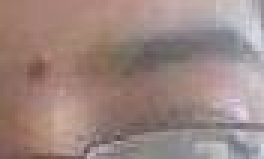
#> input picture LIP READER 0.3/testdata/word/mouth34.jpg, 88 x 53 px, found by its file name (shown 3 times larger)
$ python corners.py
#> lines starting #> are read from the running program, lines starting #| are printed output that depends on the picture; after the words box and inside, x2 and y2 are one past the last pixel; in counts of white or black regions, pixels touching at a corner belong together
### LipContour/Harris/harris.py
from pylab import *

from scipy import *
from scipy import signal

def gauss_kernel(size, sizey = None):
    """ Returns a normalized 2D gauss kernel array for convolutions """
    size = int(size)
    if not sizey:
        sizey = size
    else:
        sizey = int(sizey)
    x, y = mgrid[-size:size+1, -sizey:sizey+1]
    g = exp(-(x**2/float(size)+y**2/float(sizey)))
    return g / g.sum()

def gauss_derivative_kernels(size, sizey=None):
    """ returns x and y derivatives of a 2D
        gauss kernel array for convolutions """
    size = int(size)
    if not sizey:
        sizey = size
    else:
        sizey = int(sizey)
    y, x = mgrid[-size:size+1, -sizey:sizey+1]

    #x and y derivatives of a 2D gaussian with standard dev half of size
    # (ignore scale factor)
    gx = - x * exp(-(x**2/float((0.5*size)**2)+y**2/float((0.5*sizey)**2)))
    gy = - y * exp(-(x**2/float((0.5*size)**2)+y**2/float((0.5*sizey)**2)))

    return gx,gy

def gauss_derivatives(im, n, ny=None):
    """ returns x and y derivatives of an image using gaussian
        derivative filters of size n. The optional argument
        ny allows for a different size in the y direction."""

    gx,gy = gauss_derivative_kernels(n, sizey=ny)

    imx = signal.convolve(im,gx, mode='same')
    imy = signal.convolve(im,gy, mode='same')

    return imx,imy


def compute_harris_response(image):
    """ compute the Harris corner detector response function
        for each pixel in the image"""

    #derivatives
    imx,imy = gauss_derivatives(image, 3)

    #kernel for blurring
    gauss = gauss_kernel(3)

    #compute components of the structure tensor
    Wxx = signal.convolve(imx*imx,gauss,mode='same')
    Wxy = signal.convolve(imx*imy,gauss,mode='same')
    Wyy = signal.convolve(imy*imy,gauss,mode='same')

    #determinant and trace
    Wdet = Wxx*Wyy - Wxy**2
    Wtr = Wxx + Wyy

    return Wdet / Wtr

def get_harris_points(harrisim, min_distance=10, threshold=0.1):
    """ return corners from a Harris response image
        min_distance is the minimum nbr of pixels separating
        corners and image boundary"""

    #find top corner candidates above a threshold
    corner_threshold = max(harrisim.ravel()) * threshold
    harrisim_t = (harrisim > corner_threshold) * 1

    #get coordinates of candidates
    candidates = harrisim_t.nonzero()
    coords = [ (candidates[0][c],candidates[1][c]) for c in range(len(candidates[0]))]
    #...and their values
    candidate_values = [harrisim[c[0]][c[1]] for c in coords]

    #sort candidates
    index = argsort(candidate_values)

    #store allowed point locations in array
    allowed_locations = zeros(harrisim.shape)
    allowed_locations[min_distance:-min_distance,min_distance:-min_distance] = 1

    #select the best points taking min_distance into account
    filtered_coords = []
    for i in index:
        if allowed_locations[coords[i][0]][coords[i][1]] == 1:
            filtered_coords.append(coords[i])
            allowed_locations[(coords[i][0]-min_distance):(coords[i][0]+min_distance),(coords[i][1]-min_distance):(coords[i][1]+min_distance)] = 0
    print filtered_coords
    return filtered_coords


def plot_harris_points(image, filtered_coords):
    """ plots corners found in image"""
    #figure()
    #gray()
    imshow(image)
    plot([p[1] for p in filtered_coords],[p[0] for p in filtered_coords],'*')
    axis('off')
    show()

### LipContour/Harris/corners.py
from PIL import Image
import harris
import numpy


im = numpy.array(Image.open('mouth34.jpg').convert("L"))
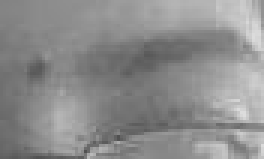
#> im: shape (53, 88) (shown 3 times larger); min 80, max 221, mean 140.5
harrisim = harris.compute_harris_response(im)
#> in gauss_derivatives, `imx = signal.convolve(im,gx, mode='same')`:
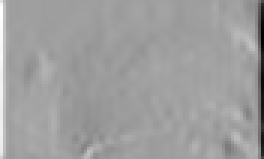
#> imx: shape (53, 88) float64 (shown 3 times larger); min -589.6, max 362.9, mean 3; drawn with min black and max white
#> in compute_harris_response, `Wxy = signal.convolve(imx*imy,gauss,mode='same')`:
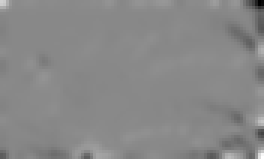
#> Wxy: shape (53, 88) float64 (shown 3 times larger); min -24367.6, max 21033, mean -154.8; drawn with min black and max white
#> in compute_harris_response, `Wtr = Wxx + Wyy`:
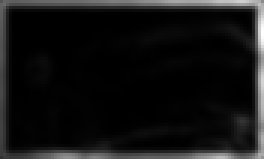
#> Wtr: shape (53, 88) float64 (shown 3 times larger); min 7.67, max 130445.3, mean 10117.2; drawn with min black and max white
filtered_coords = harris.get_harris_points(harrisim,6)
#> in get_harris_points, `corner_threshold = max(harrisim.ravel()) * threshold`: corner_threshold = 1934.1
#> in get_harris_points, `harrisim_t = (harrisim > corner_threshold) * 1`:
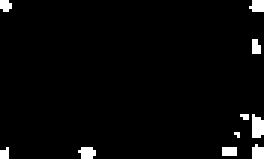
#> harrisim_t: shape (53, 88) int64 (shown 3 times larger); values 0 (black) and 1 (white), 3% white; 10 white regions (9 under 20 px), largest, box (x1, y1, x2, y2) and area: (84, 38, 88, 46) 27
#> in get_harris_points, `candidates = harrisim_t.nonzero()`: candidates = 139 positions, rows 0 to 52, columns 0 to 87
#> in get_harris_points, `coords = [ (candidates[0][c],candidates[1][c]) for c in range(len(cand..`: coords = 139 pairs, first value 0 to 52, second value 0 to 87
#> in get_harris_points, `candidate_values = [harrisim[c[0]][c[1]] for c in coords]`: candidate_values = 139 values, max 19341.1 at index 126, min 1941.3 at index 43, mean 5035.9
#> in get_harris_points, `index = argsort(candidate_values)`: index = 139 values, max 138 at index 132, min 0 at index 115, mean 69
#> the loop in get_harris_points, `for i in index:` made 139 passes
#> i on passes 1 to 12: 43, 96, 131, 88, 80, 83, 46, 78, 123, 79, 74, 47
#> after the loop in get_harris_points, `for i in index:`:
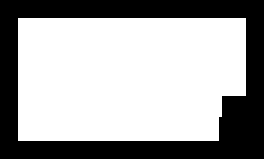
#> allowed_locations: shape (53, 88) float64 (shown 3 times larger); values 0 (black) and 1 (white), 64.1% white; 1 black region, box (x1, y1, x2, y2) and area: (0, 0, 88, 53) 1676
#> after the loop in get_harris_points, `for i in index:`: filtered_coords = [(38, 80), (45, 79)]
#| [(38, 80), (45, 79)]
#> filtered_coords = [(38, 80), (45, 79)]
harris.plot_harris_points(im, filtered_coords)
#> in plot_harris_points, `show()`:
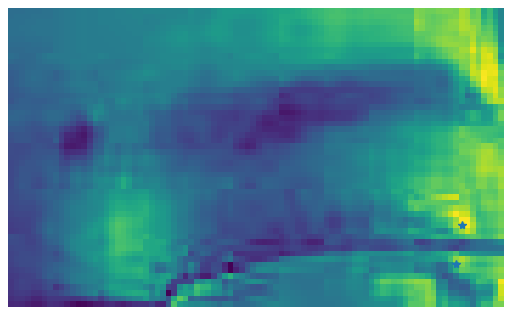
#> figure drawn by matplotlib, 1 panel
